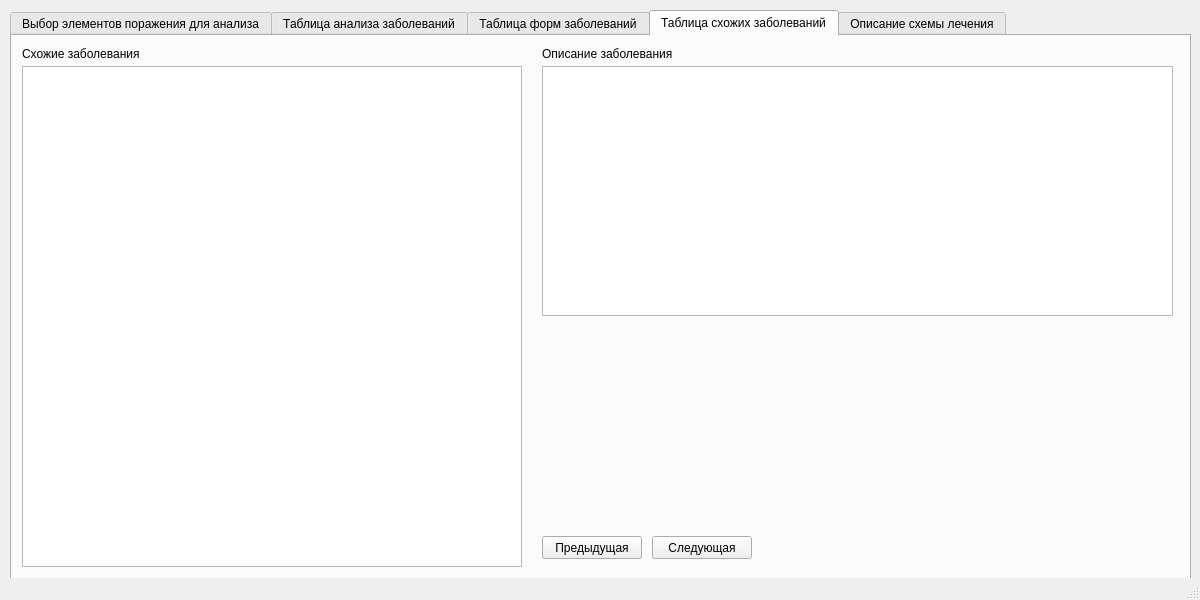
<?xml version="1.0" encoding="UTF-8"?>
<ui version="4.0">
 <class>MainWindow</class>
 <widget class="QMainWindow" name="MainWindow">
  <property name="geometry">
   <rect>
    <x>0</x>
    <y>0</y>
    <width>1200</width>
    <height>600</height>
   </rect>
  </property>
  <property name="minimumSize">
   <size>
    <width>1200</width>
    <height>600</height>
   </size>
  </property>
  <property name="maximumSize">
   <size>
    <width>1200</width>
    <height>600</height>
   </size>
  </property>
  <property name="windowTitle">
   <string>Программа диагностики</string>
  </property>
  <widget class="QWidget" name="centralWidget">
   <widget class="QTabWidget" name="tabWidget">
    <property name="geometry">
     <rect>
      <x>10</x>
      <y>10</y>
      <width>1181</width>
      <height>571</height>
     </rect>
    </property>
    <property name="currentIndex">
     <number>3</number>
    </property>
    <widget class="QWidget" name="tab">
     <attribute name="title">
      <string>Выбор элементов поражения для анализа</string>
     </attribute>
     <widget class="QTableView" name="elptb">
      <property name="geometry">
       <rect>
        <x>10</x>
        <y>30</y>
        <width>611</width>
        <height>201</height>
       </rect>
      </property>
     </widget>
     <widget class="QTableView" name="propelptb">
      <property name="geometry">
       <rect>
        <x>10</x>
        <y>270</y>
        <width>1151</width>
        <height>261</height>
       </rect>
      </property>
     </widget>
     <widget class="QLabel" name="elpphoto">
      <property name="geometry">
       <rect>
        <x>650</x>
        <y>30</y>
        <width>200</width>
        <height>200</height>
       </rect>
      </property>
      <property name="text">
       <string/>
      </property>
     </widget>
     <widget class="QLabel" name="label">
      <property name="geometry">
       <rect>
        <x>10</x>
        <y>10</y>
        <width>221</width>
        <height>16</height>
       </rect>
      </property>
      <property name="text">
       <string>Таблица элементов поражения</string>
      </property>
     </widget>
     <widget class="QLabel" name="label_2">
      <property name="geometry">
       <rect>
        <x>10</x>
        <y>240</y>
        <width>351</width>
        <height>16</height>
       </rect>
      </property>
      <property name="text">
       <string>Таблица свойств элементов поражения</string>
      </property>
     </widget>
    </widget>
    <widget class="QWidget" name="tab2">
     <attribute name="title">
      <string>Таблица анализа заболеваний</string>
     </attribute>
     <widget class="QLabel" name="label_3">
      <property name="geometry">
       <rect>
        <x>10</x>
        <y>10</y>
        <width>241</width>
        <height>16</height>
       </rect>
      </property>
      <property name="text">
       <string>Таблица результатов анализа заболеваний</string>
      </property>
     </widget>
     <widget class="QTableView" name="tabbolanalize">
      <property name="geometry">
       <rect>
        <x>10</x>
        <y>30</y>
        <width>621</width>
        <height>471</height>
       </rect>
      </property>
     </widget>
     <widget class="QPushButton" name="tabanalizeButton">
      <property name="geometry">
       <rect>
        <x>10</x>
        <y>510</y>
        <width>191</width>
        <height>23</height>
       </rect>
      </property>
      <property name="text">
       <string>Сформировать таблицу анализа</string>
      </property>
     </widget>
     <widget class="QTextEdit" name="descbol">
      <property name="geometry">
       <rect>
        <x>650</x>
        <y>30</y>
        <width>511</width>
        <height>250</height>
       </rect>
      </property>
     </widget>
     <widget class="QLabel" name="label_4">
      <property name="geometry">
       <rect>
        <x>650</x>
        <y>10</y>
        <width>171</width>
        <height>16</height>
       </rect>
      </property>
      <property name="text">
       <string>Описание заболевания</string>
      </property>
     </widget>
     <widget class="QPushButton" name="clearchecksButton">
      <property name="geometry">
       <rect>
        <x>210</x>
        <y>510</y>
        <width>151</width>
        <height>23</height>
       </rect>
      </property>
      <property name="text">
       <string>Сбросить все отметки</string>
      </property>
     </widget>
     <widget class="QLabel" name="bolphoto">
      <property name="geometry">
       <rect>
        <x>650</x>
        <y>300</y>
        <width>200</width>
        <height>200</height>
       </rect>
      </property>
      <property name="text">
       <string/>
      </property>
     </widget>
     <widget class="QLabel" name="label_10">
      <property name="geometry">
       <rect>
        <x>870</x>
        <y>510</y>
        <width>281</width>
        <height>16</height>
       </rect>
      </property>
      <property name="text">
       <string/>
      </property>
     </widget>
     <widget class="QPushButton" name="prevbolphotoButton">
      <property name="geometry">
       <rect>
        <x>650</x>
        <y>510</y>
        <width>100</width>
        <height>23</height>
       </rect>
      </property>
      <property name="text">
       <string>Предыдущая</string>
      </property>
     </widget>
     <widget class="QPushButton" name="nextbolphotoButton">
      <property name="geometry">
       <rect>
        <x>760</x>
        <y>510</y>
        <width>100</width>
        <height>23</height>
       </rect>
      </property>
      <property name="text">
       <string>Следующая</string>
      </property>
     </widget>
    </widget>
    <widget class="QWidget" name="tab3">
     <attribute name="title">
      <string>Таблица форм заболеваний</string>
     </attribute>
     <widget class="QLabel" name="label_5">
      <property name="geometry">
       <rect>
        <x>10</x>
        <y>10</y>
        <width>141</width>
        <height>16</height>
       </rect>
      </property>
      <property name="text">
       <string>Формы заболевания</string>
      </property>
     </widget>
     <widget class="QTableView" name="tbfb">
      <property name="geometry">
       <rect>
        <x>10</x>
        <y>30</y>
        <width>501</width>
        <height>501</height>
       </rect>
      </property>
     </widget>
     <widget class="QLabel" name="label_6">
      <property name="geometry">
       <rect>
        <x>530</x>
        <y>10</y>
        <width>181</width>
        <height>16</height>
       </rect>
      </property>
      <property name="text">
       <string>Описание формы заболевания</string>
      </property>
     </widget>
     <widget class="QTextEdit" name="descfb">
      <property name="geometry">
       <rect>
        <x>530</x>
        <y>30</y>
        <width>631</width>
        <height>250</height>
       </rect>
      </property>
     </widget>
     <widget class="QLabel" name="fbolphoto">
      <property name="geometry">
       <rect>
        <x>530</x>
        <y>290</y>
        <width>200</width>
        <height>200</height>
       </rect>
      </property>
      <property name="text">
       <string/>
      </property>
     </widget>
     <widget class="QPushButton" name="prevfbolphotoButton">
      <property name="geometry">
       <rect>
        <x>530</x>
        <y>500</y>
        <width>100</width>
        <height>23</height>
       </rect>
      </property>
      <property name="text">
       <string>Предыдущая</string>
      </property>
     </widget>
     <widget class="QPushButton" name="nextfbolphotoButton">
      <property name="geometry">
       <rect>
        <x>640</x>
        <y>500</y>
        <width>100</width>
        <height>23</height>
       </rect>
      </property>
      <property name="text">
       <string>Следующая</string>
      </property>
     </widget>
     <widget class="QLabel" name="label_11">
      <property name="geometry">
       <rect>
        <x>760</x>
        <y>500</y>
        <width>281</width>
        <height>16</height>
       </rect>
      </property>
      <property name="text">
       <string/>
      </property>
     </widget>
    </widget>
    <widget class="QWidget" name="tab_2">
     <attribute name="title">
      <string>Таблица схожих заболеваний</string>
     </attribute>
     <widget class="QLabel" name="label_8">
      <property name="geometry">
       <rect>
        <x>10</x>
        <y>10</y>
        <width>271</width>
        <height>16</height>
       </rect>
      </property>
      <property name="text">
       <string>Схожие заболевания</string>
      </property>
     </widget>
     <widget class="QTableView" name="tbsh">
      <property name="geometry">
       <rect>
        <x>10</x>
        <y>30</y>
        <width>500</width>
        <height>501</height>
       </rect>
      </property>
     </widget>
     <widget class="QTextEdit" name="descsh">
      <property name="geometry">
       <rect>
        <x>530</x>
        <y>30</y>
        <width>631</width>
        <height>250</height>
       </rect>
      </property>
     </widget>
     <widget class="QLabel" name="label_9">
      <property name="geometry">
       <rect>
        <x>530</x>
        <y>10</y>
        <width>341</width>
        <height>16</height>
       </rect>
      </property>
      <property name="text">
       <string>Описание заболевания</string>
      </property>
     </widget>
     <widget class="QLabel" name="shbolphoto">
      <property name="geometry">
       <rect>
        <x>530</x>
        <y>290</y>
        <width>200</width>
        <height>200</height>
       </rect>
      </property>
      <property name="text">
       <string/>
      </property>
     </widget>
     <widget class="QPushButton" name="prevshbolphotoButton">
      <property name="geometry">
       <rect>
        <x>530</x>
        <y>500</y>
        <width>100</width>
        <height>23</height>
       </rect>
      </property>
      <property name="text">
       <string>Предыдущая</string>
      </property>
     </widget>
     <widget class="QPushButton" name="nextshbolphotoButton">
      <property name="geometry">
       <rect>
        <x>640</x>
        <y>500</y>
        <width>100</width>
        <height>23</height>
       </rect>
      </property>
      <property name="text">
       <string>Следующая</string>
      </property>
     </widget>
     <widget class="QLabel" name="label_12">
      <property name="geometry">
       <rect>
        <x>760</x>
        <y>500</y>
        <width>281</width>
        <height>16</height>
       </rect>
      </property>
      <property name="text">
       <string/>
      </property>
     </widget>
    </widget>
    <widget class="QWidget" name="tab_3">
     <attribute name="title">
      <string>Описание схемы лечения</string>
     </attribute>
     <widget class="QLabel" name="label_7">
      <property name="geometry">
       <rect>
        <x>10</x>
        <y>10</y>
        <width>231</width>
        <height>16</height>
       </rect>
      </property>
      <property name="text">
       <string>Описание лечения</string>
      </property>
     </widget>
     <widget class="QTextEdit" name="shemalecheniya">
      <property name="geometry">
       <rect>
        <x>10</x>
        <y>30</y>
        <width>1151</width>
        <height>501</height>
       </rect>
      </property>
     </widget>
    </widget>
   </widget>
  </widget>
  <widget class="QStatusBar" name="statusBar"/>
 </widget>
 <layoutdefault spacing="6" margin="11"/>
 <resources/>
 <connections/>
</ui>
